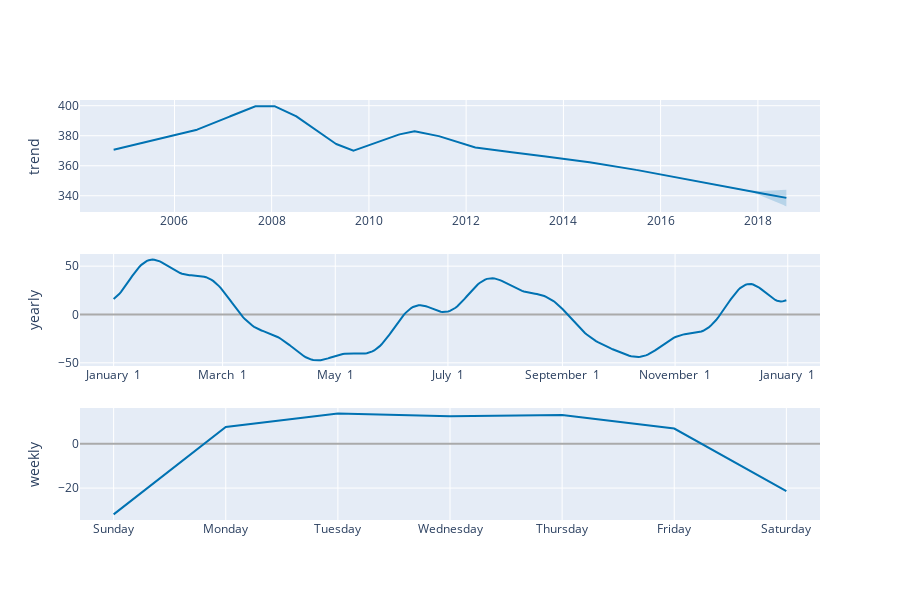

Here is the notebook cell this chart was saved with:
### Code cell
plot_components_plotly(m,forecast)

### Figure 1 — Plotly figure (JSON) as saved in the notebook; plotly's stock layout.template omitted (floating-point values rounded to 4 significant figures; data arrays with more than 128 entries replaced by an {"elided": "..."} marker saying what was removed)
{"data": [{"line": {"color": "#0072B2", "width": 2}, "mode": "lines", "name": "trend", "type": "scatter", "x": {"elided": "5055 str values"}, "xaxis": "x", "y": {"elided": "5055 float values"}, "yaxis": "y"}, {"line": {"color": "rgba(0, 114, 178, 0.2)", "width": 0}, "mode": "lines", "name": "trend_upper", "type": "scatter", "x": {"elided": "5055 str values"}, "xaxis": "x", "y": {"elided": "5055 float values"}, "yaxis": "y"}, {"fill": "tonexty", "fillcolor": "rgba(0, 114, 178, 0.2)", "line": {"color": "rgba(0, 114, 178, 0.2)", "width": 0}, "mode": "lines", "name": "trend_lower", "type": "scatter", "x": {"elided": "5055 str values"}, "xaxis": "x", "y": {"elided": "5055 float values"}, "yaxis": "y"}, {"line": {"color": "#0072B2", "width": 2}, "mode": "lines", "name": "yearly", "type": "scatter", "x": {"elided": "365 str values"}, "xaxis": "x2", "y": {"elided": "365 float values"}, "yaxis": "y2"}, {"line": {"color": "#0072B2", "width": 2}, "mode": "lines", "name": "weekly", "type": "scatter", "x": ["2017-01-01T00:00:00", "2017-01-02T00:00:00", "2017-01-03T00:00:00", "2017-01-04T00:00:00", "2017-01-05T00:00:00", "2017-01-06T00:00:00", "2017-01-07T00:00:00"], "xaxis": "x3", "y": [-31.86, 7.571, 13.56, 12.41, 12.91, 6.825, -21.42], "yaxis": "y3"}], "layout": {"height": 600, "showlegend": false, "width": 900, "xaxis": {"anchor": "y", "domain": [0, 1], "range": ["2004-01-22T07:12:00", "2019-04-12T16:48:00"], "type": "date"}, "xaxis2": {"anchor": "y2", "domain": [0, 1], "range": ["2016-12-13T18:54:02.958904115", "2018-01-18T11:04:57.863013581"], "tickformat": "%B %e", "type": "date"}, "xaxis3": {"anchor": "y3", "domain": [0, 1], "range": ["2016-12-31T16:48:00", "2017-01-07T07:12:00"], "tickformat": "%A", "type": "date"}, "yaxis": {"anchor": "x", "domain": [0.7333, 1], "rangemode": "normal", "title": {"text": "trend"}, "zerolinecolor": "#AAA"}, "yaxis2": {"anchor": "x2", "domain": [0.3667, 0.6333], "title": {"text": "yearly"}, "zerolinecolor": "#AAA"}, "yaxis3": {"anchor": "x3", "domain": [0, 0.2667], "title": {"text": "weekly"}, "zerolinecolor": "#AAA"}}}
